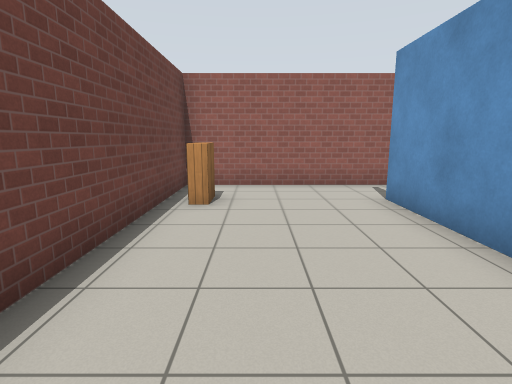
view 1 (above)

14 first-person views from a walk through a robot-simulator world made for Gazebo. The camera is 1.3 m above the floor, tilts 10° down and sees 80° across. Floor lines are 1 m apart. The floor is counted in squares, 1 m on a side. Each view is taken from the middle of a square. On the plan, view 1 faces up. The plan holds only what a view shows up to about 14 squares ahead; the rest is blank. Robots are left out. Simple patterns stand in for the simulator's built-in surfaces.

view 2
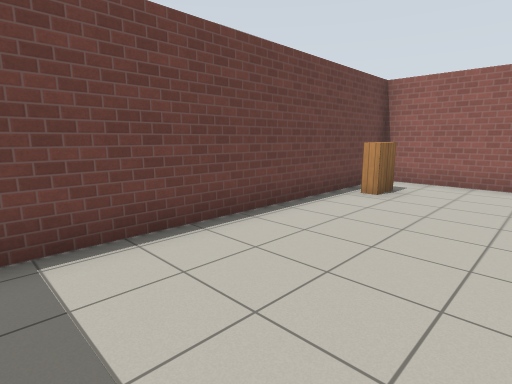

view 3
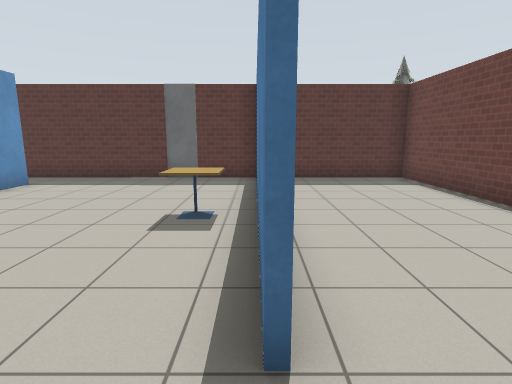

view 4
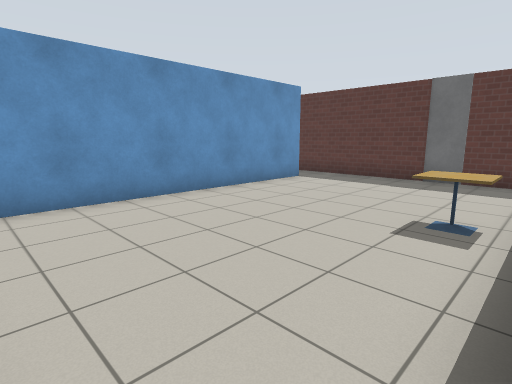

view 5
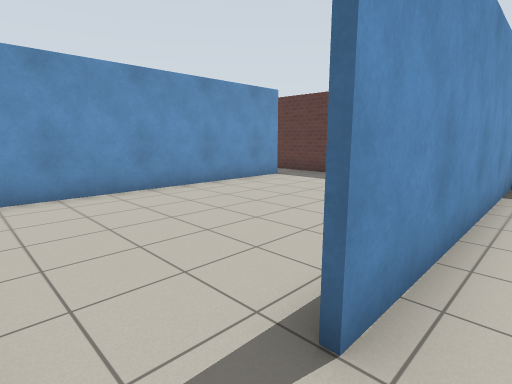

view 6
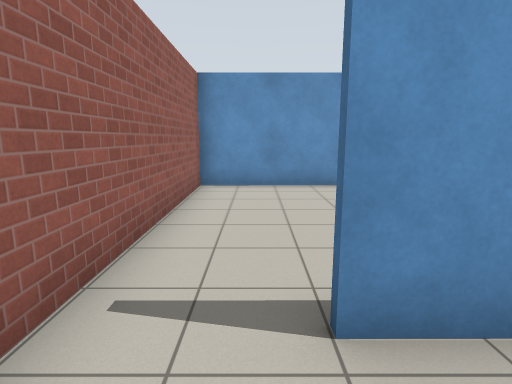

view 7
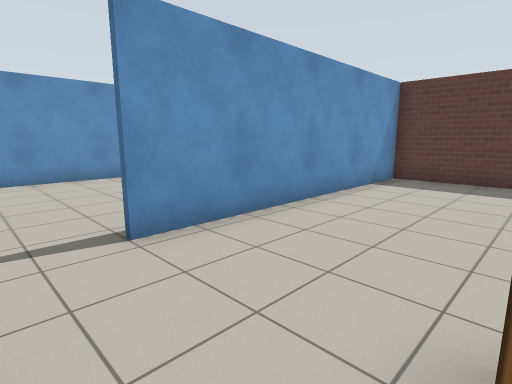

view 8
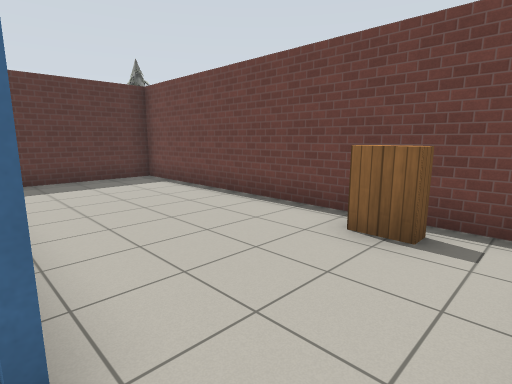

view 9
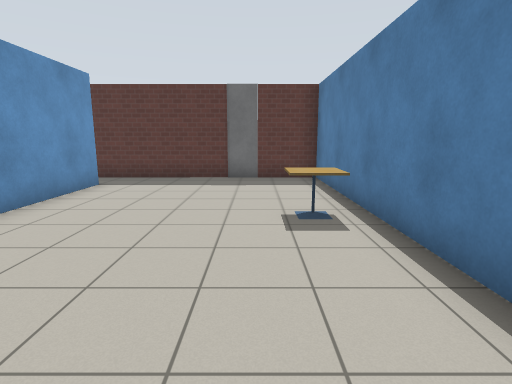

view 10
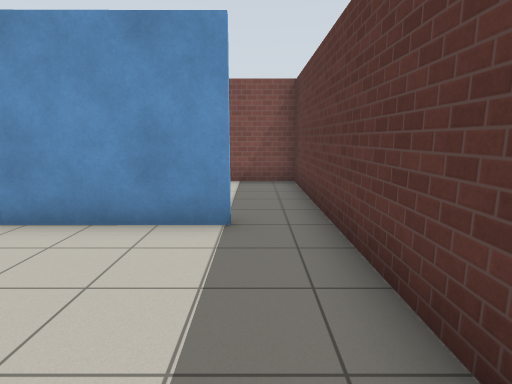

view 11
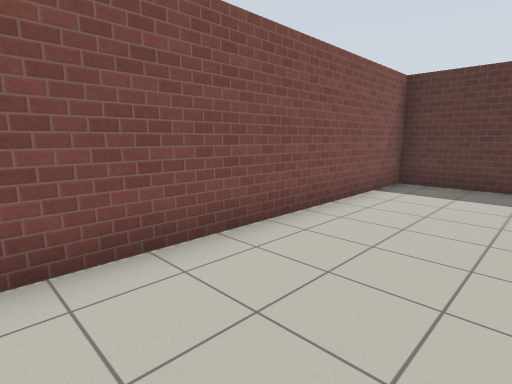

view 12
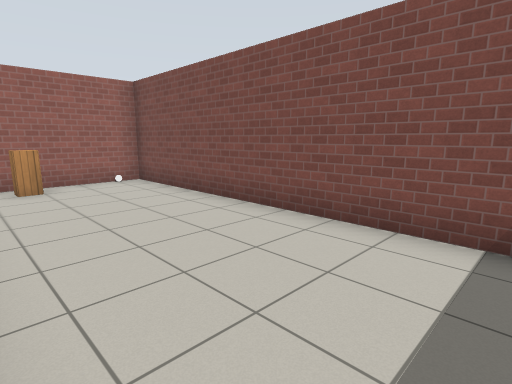

view 13
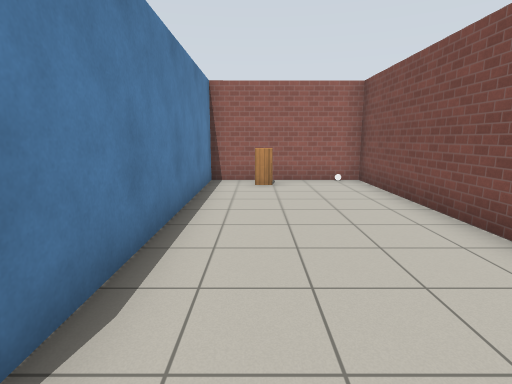

view 14
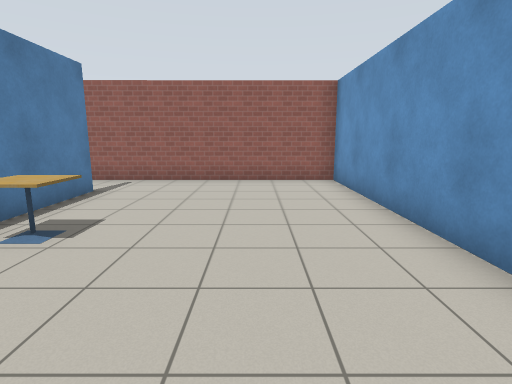

### Floor plan
Points are (right, up) in squares from view 1. A wall is a line through its corners. A room is listed if a view was taken in it or the views show most of it. See-through windows are left out.
Room 1 (views 1, 2, 5, 6, 7)
walls: (2.5, 8.5) (-2, 8.5) (-1.9, -2.2) (3, -2.2); (2.8, -2.3) (2.8, 6.6)
ways out: opening at (3, 7.5) to room 2
objects: bookshelf (-1, 6) to (-1, 7)
Room 2 (views 3, 4, 8, 9, 10, 14)
walls: (3, 6.6) (3, -2.2) (4.5, -2.2); (9.5, -0.6) (9.4, 8.6); (10, 8.6) (2.5, 8.5); (5.9, -2.2) (9.6, -2.2)
ways out: opening at (3, 7.5) to room 1; opening at (10, -1) to room 3
objects: cafe table (4, 3)
Room 3 (views 11, 12, 13)
walls: (9.6, -2.2) (14.3, -2.2) (14.2, 8.6) (10, 8.6); (9.6, 8.6) (9.6, 0.4)
ways out: opening at (10, -1) to room 2
objects: cabinet (11, 8)

Positions as (right, up) in squares from view 1, and headings:
1: (0, 0), facing up
2: (2, -1), facing up-left
3: (3, 8), facing down
4: (3, 8), facing down-right
5: (2, 8), facing down-right
6: (1, 7), facing right
7: (-1, 8), facing down-right
8: (3, 8), facing down-left
9: (5, 8), facing down
10: (5, -1), facing right
11: (11, 7), facing down-right
12: (10, -1), facing up-right
13: (11, -1), facing up
14: (7, -1), facing up
